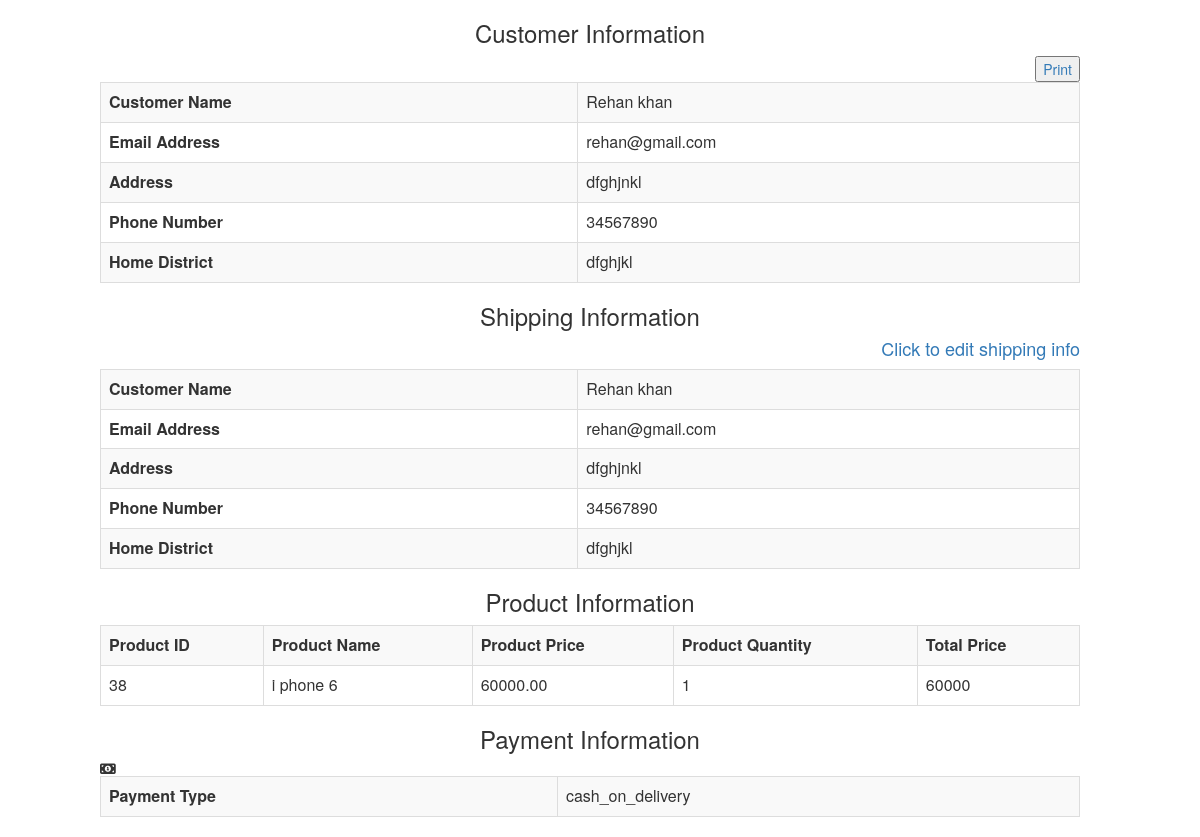
Page /invoice.php?id=34 on the committed database.
### tables this page shows
CREATE TABLE `tbl_order` (
  `order_id` int(11) NOT NULL,
  `customer_id` int(11) NOT NULL,
  `shipping_id` int(11) NOT NULL,
  `order_total` float(10,2) NOT NULL,
  `order_status` varchar(15) NOT NULL DEFAULT 'pending',
  `order_date` timestamp NOT NULL DEFAULT CURRENT_TIMESTAMP
);

CREATE TABLE `tbl_customer` (
  `customer_id` int(11) NOT NULL,
  `first_name` varchar(100) NOT NULL,
  `last_name` varchar(100) NOT NULL,
  `email_address` varchar(256) NOT NULL,
  `password` varchar(32) NOT NULL,
  `address` text NOT NULL,
  `phone_number` varchar(30) NOT NULL,
  `district_name` varchar(20) NOT NULL
);

CREATE TABLE `tbl_shipping` (
  `shipping_id` int(11) NOT NULL,
  `full_name` varchar(256) NOT NULL,
  `email_address` varchar(256) NOT NULL,
  `address` text NOT NULL,
  `phone_number` varchar(30) NOT NULL,
  `district_name` varchar(50) NOT NULL
);

CREATE TABLE `tbl_order_details` (
  `order_details_id` int(11) NOT NULL,
  `order_id` int(11) NOT NULL,
  `product_id` int(11) NOT NULL,
  `product_name` varchar(100) NOT NULL,
  `product_price` float(10,2) NOT NULL,
  `product_quantity` int(7) NOT NULL,
  `product_image` text NOT NULL
);

CREATE TABLE `tbl_payment` (
  `payment_id` int(11) NOT NULL,
  `order_id` int(11) NOT NULL,
  `payment_type` varchar(16) NOT NULL,
  `payment_status` varchar(30) NOT NULL DEFAULT 'pending',
  `payment_date` timestamp NOT NULL DEFAULT CURRENT_TIMESTAMP
);

### classes/super_admin.php (called while the page is built, shortened)
<?php
class Super_admin {
    private $db_connect;
    public function __construct() {
        $host_name = 'localhost';
        $user_name = 'root';
        $password = '';
        $db_name = 'db_ecomerce';
        $this->db_connect = mysqli_connect($host_name, $user_name, $password, $db_name);
    }
    public function select_customer_info_by_id($order_id){
        $sql = "SELECT o.order_id,c.* FROM tbl_order as o, tbl_customer as c WHERE o.customer_id=c.customer_id AND o.order_id=$order_id ";
        if (mysqli_query($this->db_connect, $sql)) {
            $query_result = mysqli_query($this->db_connect, $sql);
            return $query_result;
        } else {
            die("Query Problem" . mysqli_error($this->db_connect));
        }
    }
     public function select_shipping_info_by_id($order_id){
        $sql = "SELECT o.order_id,s.* FROM tbl_order as o, tbl_shipping as s WHERE o.shipping_id=s.shipping_id AND o.order_id=$order_id ";
        if (mysqli_query($this->db_connect, $sql)) {
            $query_result = mysqli_query($this->db_connect, $sql);
            return $query_result;
        } else {
            die("Query Problem" . mysqli_error($this->db_connect));
        }
    }
    public function select_product_info_by_id($order_id){
        $sql = "SELECT o.order_id,od.* FROM tbl_order as o, tbl_order_details as od WHERE o.order_id=od.order_id AND o.order_id=$order_id ";
        if (mysqli_query($this->db_connect, $sql)) {
            $query_result = mysqli_query($this->db_connect, $sql);
            return $query_result;
        } else {
            die("Query Problem" . mysqli_error($this->db_connect));
        }
    }
    public function select_payment_info_by_id($order_id){
        $sql = "SELECT o.order_id,p.* FROM tbl_order as o, tbl_payment as p WHERE o.order_id=p.order_id AND o.order_id=$order_id ";
        if (mysqli_query($this->db_connect, $sql)) {
            $query_result = mysqli_query($this->db_connect, $sql);
            return $query_result;
        } else {
            die("Query Problem" . mysqli_error($this->db_connect));
        }
    }
}

### invoice.php (the view, shortened to what this page needs)
<?php
  require './classes/super_admin.php';
  $obj_super_admin=new Super_admin();
   $order_id=$_GET['id'];
  $customer_query_result=$obj_super_admin->select_customer_info_by_id($order_id);
  $customer_info=  mysqli_fetch_assoc($customer_query_result);
  $shipping_query_result=$obj_super_admin->select_shipping_info_by_id($order_id);
  $shipping_info=  mysqli_fetch_assoc($shipping_query_result);
  $payment_query_result=$obj_super_admin->select_payment_info_by_id($order_id);
  $payment_info=  mysqli_fetch_assoc($payment_query_result);
  $product_query_result=$obj_super_admin->select_product_info_by_id($order_id);
?>
<html>
    <head>
        <link href="assets/font_end_assets/css/bootstrap.min.css" rel="stylesheet">
        <link href="assets/font_end_assets/css/font-awesome.min.css" rel="stylesheet">
        <link href="assets/font_end_assets/css/prettyPhoto.css" rel="stylesheet">
        <link href="assets/font_end_assets/css/price-range.css" rel="stylesheet">
        <link href="assets/font_end_assets/css/animate.css" rel="stylesheet">
        <link href="assets/font_end_assets/css/main.css" rel="stylesheet">
        <link href="assets/font_end_assets/css/responsive.css" rel="stylesheet">
    </head>
    <body>
<div class="row-fluid sortable" style="width: 980px; margin-left: 100px;">
    <div class="box span12">
        <div class="box-content">
            <h3 class="text-center">Customer Information</h3> <a href="" style="float: right;"><input type="submit" onclick="myFunction();" value="Print"></a>
            <table class="table table-striped table-bordered bootstrap-datatable datatable">
                <tr>
                    <th>Customer Name</th>
                    <td><?php echo $customer_info['first_name'].' '.$customer_info['last_name'];?></td>
                </tr>
                <tr>
                    <th>Email Address</th>
                    <td><?php echo $customer_info['email_address'];?></td>
                </tr>
                <tr>
                    <th>Address</th>
                    <td><?php echo $customer_info['address'];?></td>
                </tr>
                <tr>
                    <th>Phone Number</th>
                    <td><?php echo $customer_info['phone_number'];?></td>
                </tr>
                <tr>
                    <th>Home District</th>
                    <td><?php echo $customer_info['district_name'];?></td>
                </tr>
            </table>
            <h3 class="text-center">Shipping Information</h3>  <h4  class="text-right"><a href="edit_shipping_info.php?id=<?php echo $shipping_info['shipping_id'];?>">Click to edit shipping info</a></h4>
            <table class="table table-striped table-bordered bootstrap-datatable datatable">
                <tr>
                    <th>Customer Name</th>
                    <td><?php echo $shipping_info['full_name'];?></td>
                 </tr>
                <tr>
                    <th>Email Address</th>
                    <td><?php echo $shipping_info['email_address'];?></td>
                </tr>
                <tr>
                    <th>Address</th>
                    <td><?php echo $shipping_info['address'];?></td>
                </tr>
                <tr>
                    <th>Phone Number</th>
                    <td><?php echo $shipping_info['phone_number'];?></td>
                </tr>
                <tr>
                    <th>Home District</th>
                    <td><?php echo $shipping_info['district_name'];?></td>
                </tr>
              </table>
            <h3 class="text-center">Product Information</h3>
            <table class="table table-striped table-bordered bootstrap-datatable datatable">
                <tr>
                    <th>Product ID</th>
                    <th>Product Name</th>
                    <th>Product Price</th>
                    <th>Product Quantity</th>
                    <th>Total Price</th>
                </tr>
                <?php while ($product_info=  mysqli_fetch_assoc($product_query_result)){?>
                <tr>
                    <td><?php echo $product_info['product_id'];?></td>
                    <td><?php echo $product_info['product_name'];?></td>
                     <td><?php echo $product_info['product_price'];?></td>
                    <td><?php echo $product_info['product_quantity'];?></td>
                    <td><?php echo $product_info['product_quantity']*$product_info['product_price'];?></td>
                 </tr>
                <?php } ?>
             </table>
            <h3 class="text-center">Payment Information</h3><i class="fa fa-money"></i>
            <table class="table table-striped table-bordered bootstrap-datatable datatable">
                <tr>
                    <th>Payment Type</th>
                    <td><?php echo $payment_info['payment_type'];?></td>
                </tr>
              </table>
        </div>
    </div>
</div>
    </body>
    </html>

### rows in the picture
tbl_order: customer.first_name "Rehan", customer.last_name "khan", customer.email_address "rehan@gmail.com", customer.address "dfghjnkl", customer.phone_number "34567890", customer.district_name "dfghjkl", shipping.full_name "Rehan khan", shipping.email_address "rehan@gmail.com", shipping.address "dfghjnkl", shipping.phone_number "34567890", shipping.district_name "dfghjkl"
tbl_order_details: product "38", product_name "i phone 6", product_price "60000.00", product_quantity "1", $product_info['product_quantity']*$product_info['product_price'] "60000"
tbl_payment: payment_type "cash_on_delivery"
